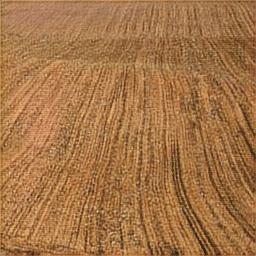
#> input picture ResearchData/AlluvailSoil/a (109).jpeg, 256 x 256 px
$ python -i CLS_extraction.py   (imports and definitions only)   (older library calls are emulated)
#> lines starting #> are read from the running program, lines starting #| are printed output that depends on the picture
#> further down, picture is the input picture: shape (256, 256, 3); mean B, G, R 71.1, 116.5, 165.1
import cv2
import numpy as np
from skimage.feature import local_binary_pattern

class LabColorExtractor:
    def __init__(self, lbp_radius=3, lbp_points=24):
        self.lbp_radius = lbp_radius
        self.lbp_points = lbp_points

    def extract_features(self, img_calibrated):
        if img_calibrated is None:
            return None

        lab = cv2.cvtColor(img_calibrated, cv2.COLOR_BGR2LAB)
#> lab: shape (256, 256, 3); mean of channels 0, 1, 2 135.1, 142.1, 160.4
        mean_l, mean_a, mean_b = cv2.mean(lab)[:3]
#> mean_l = 135.1; mean_a = 142.1; mean_b = 160.4
        std_l, std_a, std_b = np.std(lab[:,:,0]), np.std(lab[:,:,1]), np.std(lab[:,:,2])
#> std_l = 23.11; std_a = 2.17; std_b = 3.15

        gray = cv2.cvtColor(img_calibrated, cv2.COLOR_BGR2GRAY)
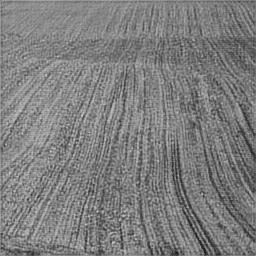
#> gray: shape (256, 256); min 22, max 207, mean 125.9

        lbp = local_binary_pattern(gray, self.lbp_points, self.lbp_radius, method='uniform')
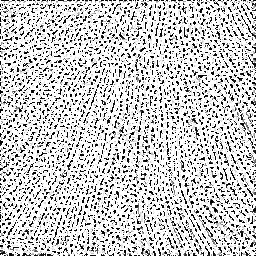
#> lbp: shape (256, 256) float64; min 0, max 25, mean 19.7; drawn with min black and max white
        (hist, _) = np.histogram(lbp.ravel(), bins=np.arange(0, self.lbp_points + 3), range=(0, self.lbp_points + 2))
#> hist = 26 values, max 39296 at index 25, min 131 at index 8, mean 2520.6
        lbp_hist = hist.astype("float")
#> lbp_hist has the same summary as hist
        lbp_hist /= (lbp_hist.sum() + 1e-7)
#> lbp_hist = 26 values, max 0.6 at index 25, min 0.002 at index 8, mean 0.0385

        laplacian_var = cv2.Laplacian(gray, cv2.CV_64F).var()
#> laplacian_var = 1800.1

        return np.hstack([mean_l, mean_a, mean_b, std_l, std_a, std_b, lbp_hist, laplacian_var])

>>> import cv2
>>> picture = cv2.imread('../ResearchData/AlluvailSoil/a (109).jpeg')
>>> result = LabColorExtractor().extract_features(picture)
#> result = 33 values, max 1800.1 at index 32, min 0.002 at index 14, mean 68.7

$ run again, on ResearchData/AlluvailSoil/a (111).jpeg
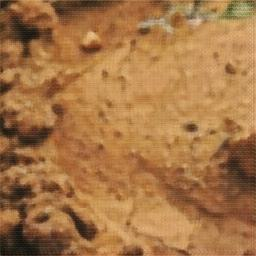
#> input picture ResearchData/AlluvailSoil/a (111).jpeg, 256 x 256 px
#> picture is the input picture: shape (256, 256, 3); mean B, G, R 70.3, 117.5, 166.2
#> lab: shape (256, 256, 3); mean of channels 0, 1, 2 135.5, 141.9, 161.2
#> mean_l = 135.5; mean_a = 141.9; mean_b = 161.2
#> std_l = 35.15; std_a = 4.26; std_b = 7.43
#> in extract_features, `gray = cv2.cvtColor(img_calibrated, cv2.COLOR_BGR2GRAY)`:
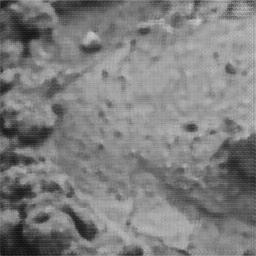
#> gray: shape (256, 256); min 13, max 201, mean 126.7
#> in extract_features, `lbp = local_binary_pattern(gray, self.lbp_points, self.lbp_radius, met..`:
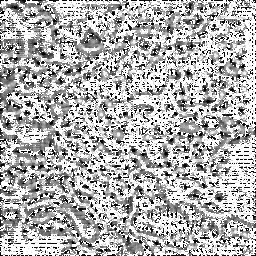
#> lbp: shape (256, 256) float64; min 0, max 25, mean 17.2; drawn with min black and max white
#> hist = 26 values, max 26457 at index 25, min 940 at index 4, mean 2520.6
#> in extract_features, `lbp_hist = hist.astype("float")`: lbp_hist has the same summary as hist
#> in extract_features, `lbp_hist /= (lbp_hist.sum() + 1e-7)`: lbp_hist = 26 values, max 0.404 at index 25, min 0.0143 at index 4, mean 0.0385
#> laplacian_var = 256.4
#> result = 33 values, max 256.4 at index 32, min 0.0143 at index 10, mean 22.51

$ run again, on ResearchData/AlluvailSoil/a (131).jpeg
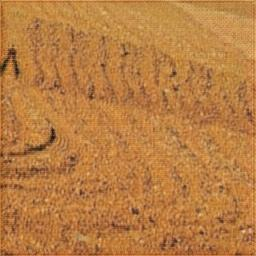
#> input picture ResearchData/AlluvailSoil/a (131).jpeg, 256 x 256 px
#> picture is the input picture: shape (256, 256, 3); mean B, G, R 67, 125.7, 185.4
#> lab: shape (256, 256, 3); mean of channels 0, 1, 2 147.1, 145.3, 168.7
#> mean_l = 147.1; mean_a = 145.3; mean_b = 168.7
#> std_l = 17.19; std_a = 3.02; std_b = 4.05
#> in extract_features, `gray = cv2.cvtColor(img_calibrated, cv2.COLOR_BGR2GRAY)`:
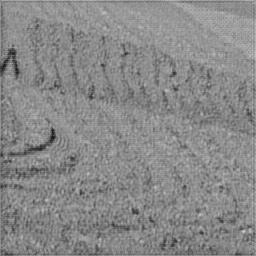
#> gray: shape (256, 256); min 20, max 208, mean 136.9
#> in extract_features, `lbp = local_binary_pattern(gray, self.lbp_points, self.lbp_radius, met..`:
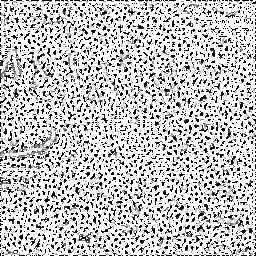
#> lbp: shape (256, 256) float64; min 0, max 25, mean 19; drawn with min black and max white
#> hist = 26 values, max 35581 at index 25, min 276 at index 9, mean 2520.6
#> in extract_features, `lbp_hist = hist.astype("float")`: lbp_hist has the same summary as hist
#> in extract_features, `lbp_hist /= (lbp_hist.sum() + 1e-7)`: lbp_hist = 26 values, max 0.543 at index 25, min 0.00421 at index 9, mean 0.0385
#> laplacian_var = 578.3
#> result = 33 values, max 578.3 at index 32, min 0.00421 at index 15, mean 32.26

$ run again, on ResearchData/AlluvailSoil/a (192).jpeg
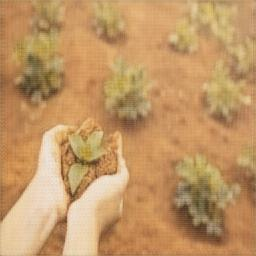
#> input picture ResearchData/AlluvailSoil/a (192).jpeg, 256 x 256 px
#> picture is the input picture: shape (256, 256, 3); mean B, G, R 101.4, 150.4, 193.5
#> lab: shape (256, 256, 3); mean of channels 0, 1, 2 166.2, 138.2, 160.1
#> mean_l = 166.2; mean_a = 138.2; mean_b = 160.1
#> std_l = 26.73; std_a = 5.43; std_b = 6.27
#> in extract_features, `gray = cv2.cvtColor(img_calibrated, cv2.COLOR_BGR2GRAY)`:
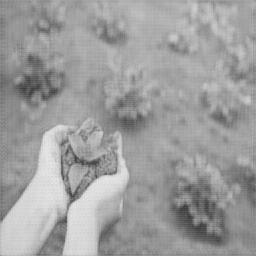
#> gray: shape (256, 256); min 55, max 236, mean 157.7
#> in extract_features, `lbp = local_binary_pattern(gray, self.lbp_points, self.lbp_radius, met..`:
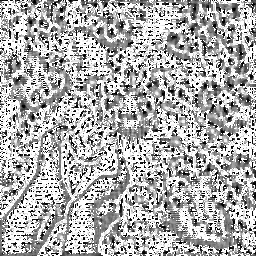
#> lbp: shape (256, 256) float64; min 0, max 25, mean 17; drawn with min black and max white
#> hist = 26 values, max 25325 at index 25, min 969 at index 5, mean 2520.6
#> in extract_features, `lbp_hist = hist.astype("float")`: lbp_hist has the same summary as hist
#> in extract_features, `lbp_hist /= (lbp_hist.sum() + 1e-7)`: lbp_hist = 26 values, max 0.386 at index 25, min 0.0148 at index 5, mean 0.0385
#> laplacian_var = 147.1
#> result = 33 values, max 166.2 at index 0, min 0.0148 at index 11, mean 19.73
